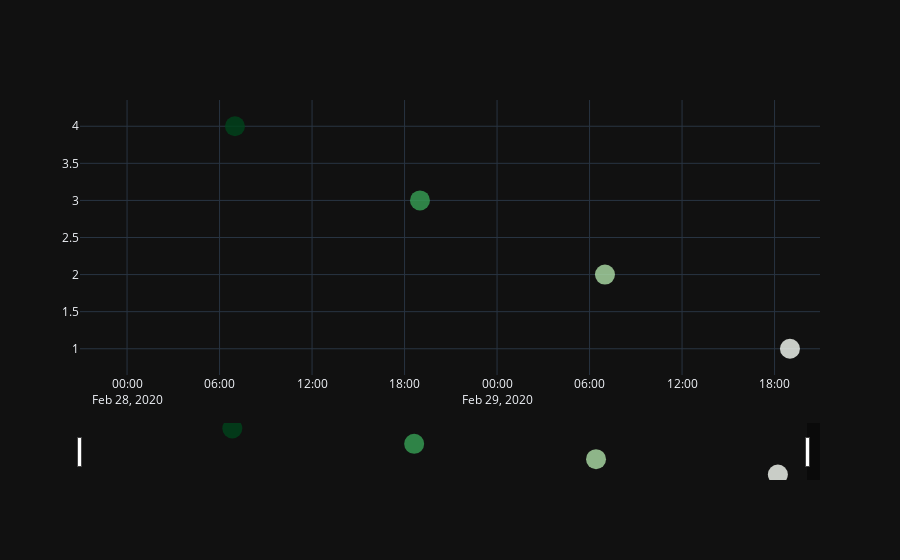

Write notebook code for a chart like this one.
### Code cell
fig = go.Figure()
fig.add_trace(go.Scatter(x=a['next_meals'], 
                         y=a['remaining_meals'],
                         name="Remaining cat meals",
                         line_color='deepskyblue',
                         opacity=0.8,
                         marker = dict(size = 20,
                                      color=[4, 3, 2, 1],
                                       colorscale='Greens'),
                         mode='markers'
                        ))


fig.update_layout(xaxis_range=[datetime.now() - timedelta(days=1),
                               datetime.now() + timedelta(days=1)],
                 title_text="", 
                 xaxis_rangeslider_visible=True,
                  template = "plotly_dark")
fig.show()

### Figure 1 — Plotly figure (JSON) as saved in the notebook; plotly's stock layout.template omitted (floating-point values rounded to 4 significant figures)
{"data": [{"line": {"color": "deepskyblue"}, "marker": {"color": [4, 3, 2, 1], "colorscale": [[0, "rgb(247,252,245)"], [0.125, "rgb(229,245,224)"], [0.25, "rgb(199,233,192)"], [0.375, "rgb(161,217,155)"], [0.5, "rgb(116,196,118)"], [0.625, "rgb(65,171,93)"], [0.75, "rgb(35,139,69)"], [0.875, "rgb(0,109,44)"], [1, "rgb(0,68,27)"]], "size": 20}, "mode": "markers", "name": "Remaining cat meals", "opacity": 0.8, "type": "scatter", "x": ["2020-02-28T07:00:00", "2020-02-28T19:00:00", "2020-02-29T07:00:00", "2020-02-29T19:00:00"], "y": [4, 3, 2, 1]}], "layout": {"title": {"text": ""}, "xaxis": {"range": ["2020-02-27T20:56:54.127318", "2020-02-29T20:56:54.127324"], "rangeslider": {"visible": true}}}}
